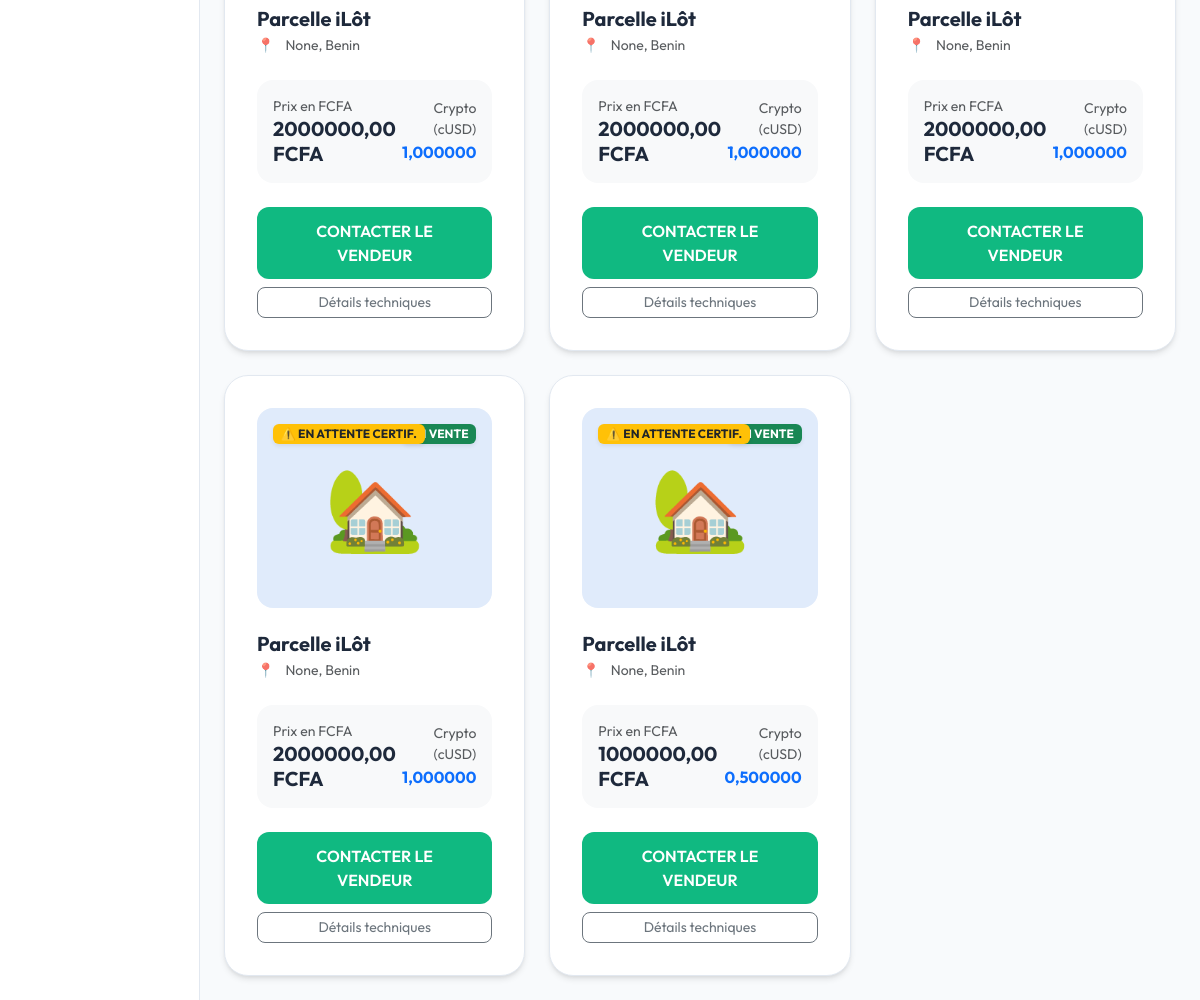
The page /marketplace/ (lower part) on the database as committed earlier.
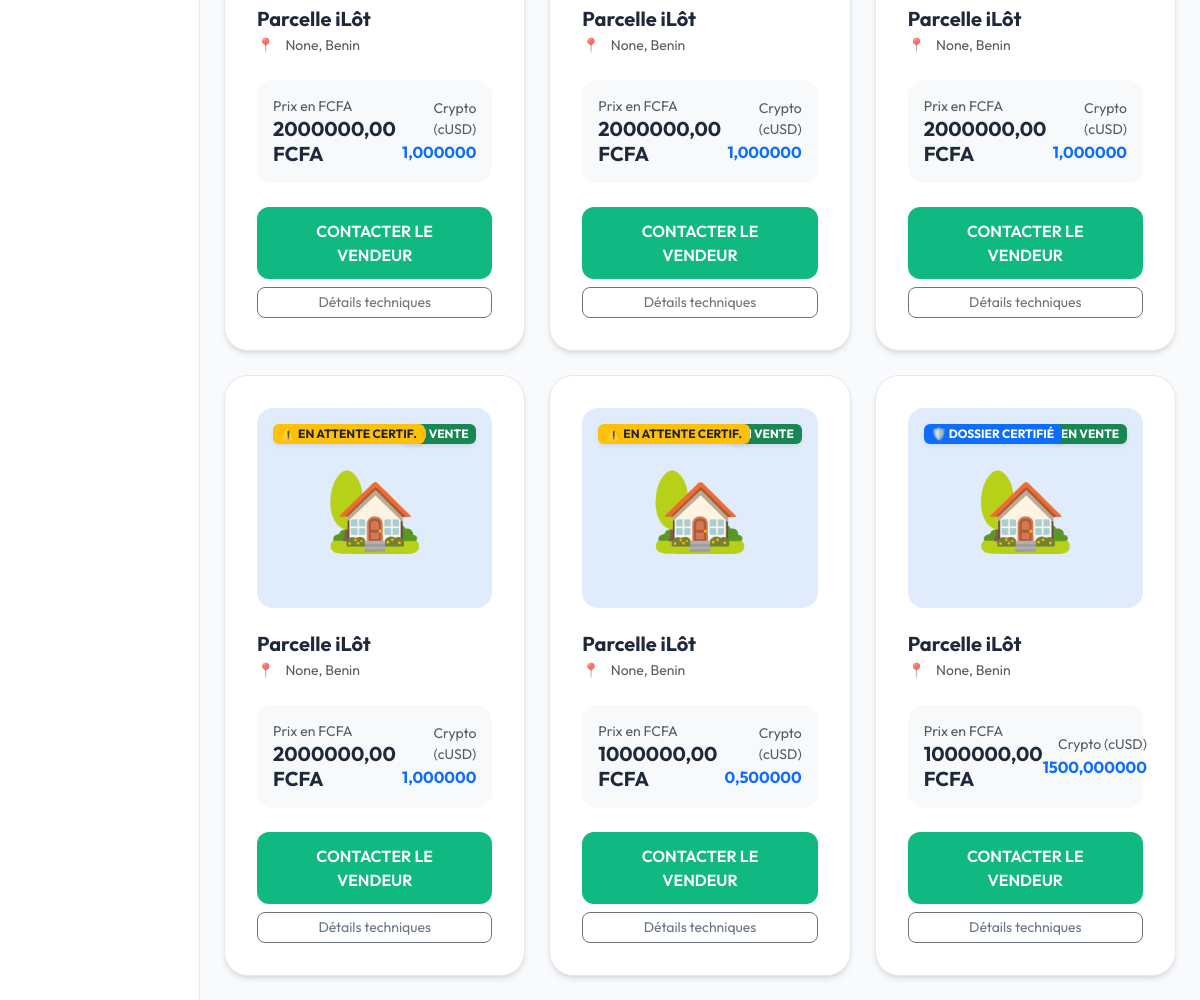
The same page on the database as committed later.
### marketplace/models.py (models this page shows, shortened)
class Listing(models.Model):
    class Status(models.TextChoices):
        ACTIVE = 'ACTIVE', _('En vente')
        SOLD = 'SOLD', _('Vendu')
        CANCELLED = 'CANCELLED', _('Annulé')
    id = models.UUIDField(primary_key=True, default=uuid.uuid4, editable=False)
    property = models.ForeignKey(Property, on_delete=models.CASCADE, related_name='listings')
    price_fiat = models.DecimalField(max_digits=15, decimal_places=2, help_text="Prix affiché en FCFA")
    price_crypto = models.DecimalField(max_digits=18, decimal_places=6, help_text="Équivalent stablecoin (cUSD)")
    escrow_contract = models.CharField(max_length=42, blank=True, help_text="Adresse du contrat séquestre déployé")
    status = models.CharField(max_length=20, choices=Status.choices, default=Status.ACTIVE, db_index=True)
    class Meta:
        db_table = 'listings'

### land_registry/models.py (models this page shows, shortened)
class Property(models.Model):
    class Status(models.TextChoices):
        DRAFT = 'DRAFT', _('Brouillon / En attente')
        PENDING_SURVEYOR = 'PENDING_SURVEYOR', _('En attente attestation géomètre')
        VALIDATING = 'VALIDATING', _('En cours de validation communautaire')
        ON_CHAIN = 'ON_CHAIN', _('Sécurisé sur Blockchain')
        DISPUTED = 'DISPUTED', _('En litige')
    id = models.UUIDField(primary_key=True, default=uuid.uuid4, editable=False)
    on_chain_id = models.DecimalField(max_digits=78, decimal_places=0, unique=True, null=True, blank=True, help_text="Token ID (uint256) sur le contrat")
    owner_wallet = models.ForeignKey(User, on_delete=models.PROTECT, related_name='properties', to_field='wallet_address', db_column='owner_wallet')
    country = models.CharField(max_length=100, default='Benin', help_text="Pays de la parcelle")
    gps_centroid = models.JSONField(help_text="Point central {lat: float, lng: float}")
    gps_boundaries = models.JSONField(help_text="Limites exactes [ {lat, lng}, ... ]")
    area_sqm = models.FloatField(null=True, blank=True, help_text="Superficie en m²")
    area_cadastral = models.CharField(max_length=50, null=True, blank=True, help_text="Superficie format cadastral (ex: 01ha 20a 15ca)")
    district = models.CharField(max_length=100, null=True, blank=True, help_text="Nom de l'arrondissement")
    village = models.CharField(max_length=100, null=True, blank=True, help_text="Quartier / Village")
    surveyor = models.ForeignKey(AuthorizedSurveyor, on_delete=models.SET_NULL, null=True, blank=True, related_name='properties')
    surveyor_name = models.CharField(max_length=255, null=True, blank=True, help_text="Nom saisi (si hors liste)")
    is_surveyor_validated = models.BooleanField(default=False, help_text="Le géomètre a-t-il certifié les mesures ?")
    status = models.CharField(max_length=20, choices=Status.choices, default=Status.DRAFT, db_index=True)
    @property
    def is_certified(self):
        witness_count = self.witnesses.filter(is_confirmed=True).count()
        return self.is_surveyor_validated and witness_count >= 2
    last_sync_block = models.BigIntegerField(null=True, blank=True, help_text="Dernier bloc synchronisé")
    class Meta:
        db_table = 'properties'
        verbose_name = _("Propriété")
        verbose_name_plural = _("Propriétés")
        indexes = [
            models.Index(fields=['status']),
            models.Index(fields=['owner_wallet']),
        ]

### marketplace/views.py (the view)
# urls.py: path('marketplace/', web_marketplace, name='web_marketplace'),
def web_marketplace(request):
    listings = Listing.objects.filter(status=Listing.Status.ACTIVE).select_related('property', 'property__owner_wallet')
    listings_data = []
    for l in listings:
        listings_data.append({
            'id': str(l.property.id), # On utilise l'ID de la propriété pour le lien technique
            'lat': float(l.property.gps_centroid.get('lat', 0)),
            'lng': float(l.property.gps_centroid.get('lng', 0)),
            'price_fiat': f"{l.price_fiat:,}",
            'village': l.property.village or "Parcelle iLôt",
            'is_certified': l.property.is_certified
        })
    return render(request, 'marketplace.html', {
        'listings': listings,
        'listings_json': listings_data
    })

### templates/marketplace.html (shortened to what this page needs)
{% extends 'base_citizen.html' %}
{% block content %}
        <link rel="stylesheet" href="https://unpkg.com/leaflet@1.9.4/dist/leaflet.css"
 />
<div class="row g-4">
    {% for listing in listings %}
    <div class="col-md-4">
        <div class="citizen-card h-100 d-flex flex-column hover-up">
            <div class="position-relative mb-4">
                <div class="rounded-4 bg-light overflow-hidden" style="height: 200px;">
                    <div class="w-100 h-100 d-flex align-items-center justify-content-center bg-primary bg-opacity-10">
                        <span class="display-1">🏡</span>
                    </div>
                </div>
                <span class="badge bg-success position-absolute top-0 end-0 m-3 shadow-sm">EN VENTE</span>
                {% if listing.property.is_certified %}
                <span class="badge bg-primary position-absolute top-0 start-0 m-3 shadow-sm">🛡️ DOSSIER CERTIFIÉ</span>
                {% else %}
                <span class="badge bg-warning text-dark position-absolute top-0 start-0 m-3 shadow-sm">⚠️ EN ATTENTE
                    CERTIF.</span>
                {% endif %}
            </div>
            <h5 class="fw-bold mb-1">{{ listing.property.village|default:"Parcelle iLôt" }}</h5>
            <p class="text-muted small mb-4">
                <span class="me-2">📍</span> {{ listing.property.district }}, {{ listing.property.country }}
            </p>
            <div class="mt-auto">
                <div class="p-3 bg-light rounded-4 mb-4">
                    <div class="d-flex justify-content-between align-items-center">
                        <div>
                            <small class="text-muted d-block">Prix en FCFA</small>
                            <span class="h5 fw-bold mb-0">{{ listing.price_fiat }} FCFA</span>
                        </div>
                        <div class="text-end">
                            <small class="text-muted d-block">Crypto (cUSD)</small>
                            <span class="fw-bold text-primary">{{ listing.price_crypto }}</span>
                        </div>
                    </div>
                </div>
                <div class="d-grid gap-2">
                    <button class="btn btn-citizen"
                        onclick="contactSeller('{{ listing.id }}', '{{ listing.property.is_certified }}')">
                        CONTACTER LE VENDEUR
                    </button>
                    <a href="{% url 'web_property_detail' listing.property.id %}"
                        class="btn btn-outline-secondary rounded-3 btn-sm">Détails techniques</a>
                </div>
            </div>
        </div>
    </div>
    {% endfor %}
</div>
{% endblock %}

### templates/base_citizen.html (shortened to what this page needs)
<!DOCTYPE html>
<html lang="fr">
<head>
    <link href="https://cdn.jsdelivr.net/npm/bootstrap@5.3.0/dist/css/bootstrap.min.css" rel="stylesheet">
</head>
<body>
    <div class="container-fluid">
        <div class="row">
            {% block sidebar %}
            <nav class="col-md-3 col-lg-2 d-md-block sidebar-citizen collapse">
            </nav>
            {% endblock %}
            <main class="{% block main_class %}col-md-9 ms-sm-auto col-lg-10{% endblock %} px-md-4 py-4">
                <div class="animate-up">
                    {% block content %}{% endblock %}
                </div>
            </main>
        </div>
    </div>
</body>
</html>

### templates/base_citizen.html (style rules this page uses)
:root { --citizen-primary: #10b981; --citizen-secondary: #059669; --citizen-bg: #f8fafc; --citizen-card: #ffffff; --citizen-text: #1e293b; --citizen-text-muted: #64748b; }
body { background-color: var(--citizen-bg); color: var(--citizen-text); font-family: 'Outfit', sans-serif; min-height: 100vh; }
.citizen-card { background: var(--citizen-card); border: 1px solid #e2e8f0; border-radius: 24px; box-shadow: 0 4px 6px -1px rgba(0, 0, 0, 0.1), 0 2px 4px -1px rgba(0, 0, 0, 0.06); padding: 2rem; transition: all 0.3s ease; }
.btn-citizen { background: var(--citizen-primary); color: white; border-radius: 12px; padding: 0.75rem 1.5rem; font-weight: 600; border: none; transition: all 0.3s ease; }
.sidebar-citizen { background: white; border-right: 1px solid #e2e8f0; min-height: calc(100vh - 72px); padding: 2rem 1rem; }
.animate-up { animation: slideUp 0.4s ease forwards; }

### templates/marketplace.html (style rules this page uses)
.hover-up { transition: all 0.3s ease; }

Rows that differ between the two databases and show on the page:
added Listing: shows "🛡️ DOSSIER CERTIFIÉ", property.village "Parcelle iLôt", property.district "None", property.country "Benin", price_fiat "1000000,00", price_crypto "1500,000000"
